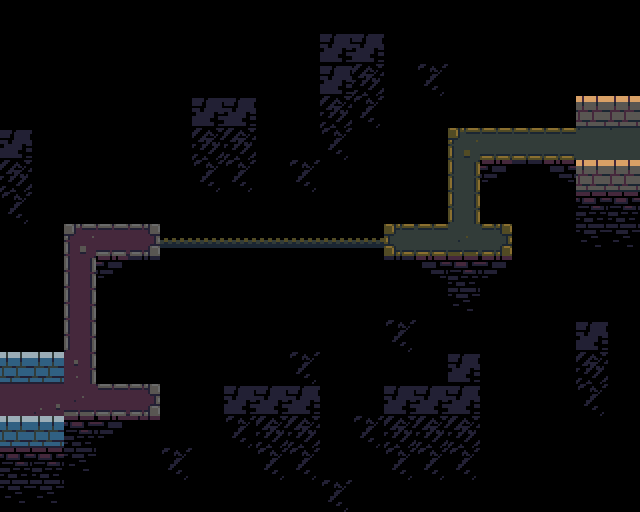

This game map was drawn from its Tiled (.tmx) file and the tilesets committed beside it. A one-line description and the full map source follow:
An orthogonal 20x16 tile map with 32x32 px tiles, 4 tile layers (ground, walls, death, guff), 2 tilesets and 7 objects (2x connection, 2x torch, platform, block, pressure).

<map version="1.0" tiledversion="1.1.5" orientation="orthogonal" renderorder="right-down" width="20" height="16" tilewidth="32" tileheight="32" infinite="0" nextobjectid="64">
 <properties>
  <property name="isWind" value="true" />
 </properties>
 <tileset firstgid="1" source="tower-tileset.tsx" />
 <tileset firstgid="101" source="brown.tsx" />
 <layer name="ground" width="20" height="16">
  <data encoding="csv">
0,0,0,0,0,0,0,0,0,0,0,0,0,0,0,0,0,0,0,0,
0,0,0,0,0,0,0,0,0,0,0,0,0,0,0,0,0,0,0,0,
0,0,0,0,0,0,0,0,0,0,0,0,0,0,0,0,0,0,0,0,
0,0,0,0,0,0,0,0,0,0,0,0,0,0,0,0,0,0,0,0,
0,0,0,0,0,0,0,0,0,0,0,0,0,0,144,157,157,157,155,155,
0,0,0,0,0,0,0,0,0,0,0,0,0,0,147,0,0,0,0,0,
0,0,0,0,0,0,0,0,0,0,0,0,0,0,147,0,0,0,0,0,
0,0,44,57,48,0,0,0,0,0,0,0,159,157,165,148,0,0,0,0,
0,0,47,0,0,0,0,0,0,0,0,0,0,0,0,0,0,0,0,0,
0,0,47,0,0,0,0,0,0,0,0,0,0,0,0,0,0,0,0,0,
0,0,47,0,0,0,0,0,0,0,0,0,0,0,0,0,0,0,0,0,
0,0,56,0,0,0,0,0,0,0,0,0,0,0,0,0,0,0,0,0,
2,27,65,57,48,0,0,0,0,0,0,0,0,0,0,0,0,0,0,0,
0,0,0,0,0,0,0,0,0,0,0,0,0,0,0,0,0,0,0,0,
0,0,0,0,0,0,0,0,0,0,0,0,0,0,0,0,0,0,0,0,
0,0,0,0,0,0,0,0,0,0,0,0,0,0,0,0,0,0,0,0
</data>
 </layer>
 <layer name="walls" width="20" height="16">
  <data encoding="csv">
0,0,0,0,0,0,0,0,0,0,0,0,0,0,0,0,0,0,0,0,
0,0,0,0,0,0,0,0,0,0,0,0,0,0,0,0,0,0,0,0,
0,0,0,0,0,0,0,0,0,0,0,0,0,0,0,0,0,0,0,0,
0,0,0,0,0,0,0,0,0,0,0,0,0,0,0,0,0,0,112,112,
0,0,0,0,0,0,0,0,0,0,0,0,0,0,0,0,0,0,0,155,
0,0,0,0,0,0,0,0,0,0,0,0,0,0,0,0,0,0,112,112,
0,0,0,0,0,0,0,0,0,0,0,0,0,0,0,0,0,0,0,0,
0,0,0,0,0,0,0,0,0,0,0,0,0,0,0,0,0,0,0,0,
0,0,0,0,0,0,0,0,0,0,0,0,0,0,0,0,0,0,0,0,
0,0,0,0,0,0,0,0,0,0,0,0,0,0,0,0,0,0,0,0,
0,0,0,0,0,0,0,0,0,0,0,0,0,0,0,0,0,0,0,0,
12,12,0,0,0,0,0,0,0,0,0,0,0,0,0,0,0,0,0,0,
0,0,0,0,0,0,0,0,0,0,0,0,0,0,0,0,0,0,0,0,
12,12,0,0,0,0,0,0,0,0,0,0,0,0,0,0,0,0,0,0,
0,0,0,0,0,0,0,0,0,0,0,0,0,0,0,0,0,0,0,0,
0,0,0,0,0,0,0,0,0,0,0,0,0,0,0,0,0,0,0,0
</data>
 </layer>
 <layer name="death" width="20" height="16">
  <data encoding="csv">
0,0,0,0,0,0,0,0,0,0,0,0,0,0,0,0,0,0,0,0,
0,0,0,0,0,0,0,0,0,0,0,0,0,0,0,0,0,0,0,0,
0,0,0,0,0,0,0,0,0,0,0,0,0,0,0,0,0,0,0,0,
0,0,0,0,0,0,0,0,0,0,0,0,0,4,4,4,4,4,0,0,
0,0,0,0,0,0,0,0,0,0,0,0,0,4,0,0,0,0,0,0,
0,0,0,0,0,0,0,0,0,0,0,0,0,4,0,80,75,78,0,0,
0,4,4,4,4,4,4,4,4,4,4,4,4,4,0,4,4,0,79,79,
0,4,0,0,0,4,4,4,4,4,4,4,0,0,0,0,4,0,89,89,
0,4,0,80,76,4,4,4,4,4,4,4,74,78,79,80,4,0,0,0,
0,4,0,4,0,0,0,0,0,0,0,0,0,0,89,0,0,0,0,0,
0,4,0,4,0,0,0,0,0,0,0,0,0,0,0,0,0,0,0,0,
0,0,0,4,4,4,0,0,0,0,0,0,0,0,0,0,0,0,0,0,
0,0,0,0,0,4,0,0,0,0,0,0,0,0,0,0,0,0,0,0,
0,0,79,80,68,4,0,0,0,0,0,0,0,0,0,0,0,0,0,0,
79,79,89,0,0,0,0,0,0,0,0,0,0,0,0,0,0,0,0,0,
89,89,0,0,0,0,0,0,0,0,0,0,0,0,0,0,0,0,0,0
</data>
 </layer>
 <layer name="guff" width="20" height="16">
  <data encoding="csv">
0,0,0,0,0,0,0,0,0,0,0,0,0,0,0,0,0,0,0,0,
0,0,0,0,0,0,0,0,0,0,91,91,0,0,0,0,0,0,0,0,
0,0,0,0,0,0,0,0,0,0,91,92,0,93,0,0,0,0,0,0,
0,0,0,0,0,0,91,91,0,0,92,93,0,0,0,0,0,0,0,0,
91,0,0,0,0,0,92,92,0,0,93,0,0,0,0,0,0,0,0,0,
92,0,0,0,0,0,93,93,0,93,0,0,0,0,0,0,0,0,0,0,
93,0,0,0,0,0,0,0,0,0,0,0,0,0,0,0,0,0,0,0,
0,0,0,0,0,70,70,70,70,70,70,70,0,0,0,0,0,0,0,0,
0,0,0,0,0,0,0,0,0,0,0,0,0,0,0,0,0,0,0,0,
0,0,0,0,0,0,0,0,0,0,0,0,0,0,0,0,0,0,0,0,
0,0,0,0,0,0,0,0,0,0,0,0,93,0,0,0,0,0,91,0,
0,0,0,0,0,0,0,0,0,93,0,0,0,0,91,0,0,0,92,0,
0,0,0,0,0,0,0,91,91,91,0,0,91,91,91,0,0,0,93,0,
0,0,0,0,0,0,0,93,92,92,0,93,92,92,92,0,0,0,0,0,
0,0,0,0,0,93,0,0,93,93,0,0,93,93,93,0,0,0,0,0,
0,0,0,0,0,0,0,0,0,0,93,0,0,0,0,0,0,0,0,0
</data>
 </layer>
 <objectgroup name="objects">
  <object id="9" name="59" type="connection" x="32" y="384" width="32" height="32">
   <properties>
    <property name="dir" value="right" />
    <property name="to" value="58" />
   </properties>
  </object>
  <object id="37" type="platform" x="352" y="224" width="32" height="32">
   <properties>
    <property name="isActive" value="false" />
    <property name="movex" value="-6" />
    <property name="switch" value="a" />
   </properties>
  </object>
  <object id="51" type="torch" x="32" y="352" width="32" height="32" />
  <object id="55" type="torch" x="608" y="96" width="32" height="32" />
  <object id="56" type="block" x="352" y="224" width="32" height="32" />
  <object id="57" type="pressure" x="384" y="224" width="32" height="32">
   <properties>
    <property name="switch" value="a" />
   </properties>
  </object>
  <object id="63" name="60" type="connection" x="576" y="128" width="32" height="32">
   <properties>
    <property name="dir" value="left" />
    <property name="to" value="65" />
   </properties>
  </object>
 </objectgroup>
</map>
